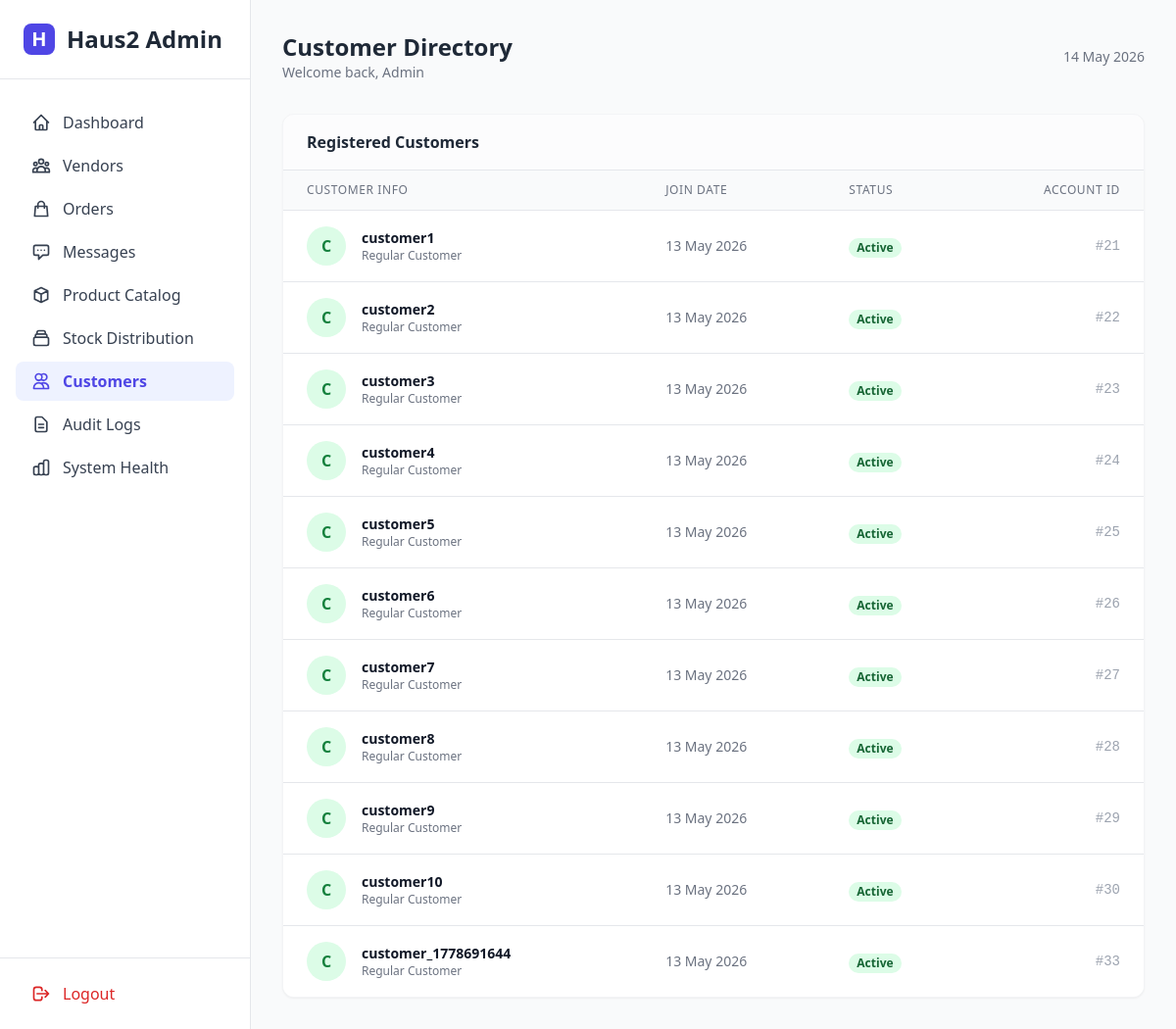
The app's page /web-admin/customers (signed in) with its own data.
### app/models.py (models this page shows, shortened)
class User(db.Model, SerializerMixin):
    __tablename__ = 'users'
    id = db.Column(db.Integer, primary_key=True)
    username = db.Column(db.String(80), unique=True, nullable=False)
    password_hash = db.Column(db.String(128), nullable=False)
    role = db.Column(db.String(20), nullable=False) # admin, vendor, customer
    is_verified = db.Column(db.Boolean, default=False) # For Vendor KYC
    ktp_image_url = db.Column(db.String(255), nullable=True)
    store_image_url = db.Column(db.String(255), nullable=True)
    failed_login_attempts = db.Column(db.Integer, default=0)
    locked_until = db.Column(db.DateTime, nullable=True)
    latitude = db.Column(db.Float, nullable=True)
    longitude = db.Column(db.Float, nullable=True)
    is_active = db.Column(db.Boolean, default=True) # Toggle for vendors
    fcm_token = db.Column(db.String(255), nullable=True)
    created_at = db.Column(db.DateTime, default=lambda: datetime.now(timezone.utc))
    serialize_only = ('id', 'username', 'role', 'is_verified', 'latitude', 'longitude', 'is_active', 'created_at')

### app/web_admin.py (the view)
@web_admin_bp.route('/customers', methods=['GET'])
def customers():
    if 'admin_id' not in session:
        return redirect(url_for(LOGIN_ROUTE))
    all_customers = User.query.filter_by(role='customer').all()
    return render_template('admin/customers.html', customers=all_customers)

### app/web_admin.py (called while the page is built)
@web_admin_bp.context_processor
def inject_globals():
    try:
        pending_vendors = User.query.filter_by(role='vendor', is_verified=False).count()
        unread_messages = 0
        admin_id = session.get('admin_id')
        if admin_id:
            unread_messages = ChatMessage.query.filter_by(receiver_id=admin_id, is_read=False).count()
        return {
            'now': datetime.now(timezone.utc),
            'pending_vendor_count': pending_vendors,
            'unread_msg_count': unread_messages
        }
    except:
        return {'now': datetime.now(), 'pending_vendor_count': 0, 'unread_msg_count': 0}

### app/templates/admin/customers.html (shortened to what this page needs)
{% extends 'base.html' %}
{% block header_title %}Customer Directory{% endblock %}
{% block content %}
<div class="bg-white rounded-xl shadow-sm border border-gray-100 overflow-hidden">
    <div class="px-6 py-4 border-b bg-gray-50/50">
        <h3 class="font-bold text-gray-800">Registered Customers</h3>
    </div>
    <div class="overflow-x-auto">
        <table class="min-w-full divide-y divide-gray-200">
            <thead class="bg-gray-50">
                <tr>
                    <th class="px-6 py-3 text-left text-xs font-medium text-gray-500 uppercase tracking-wider">Customer Info</th>
                    <th class="px-6 py-3 text-left text-xs font-medium text-gray-500 uppercase tracking-wider">Join Date</th>
                    <th class="px-6 py-3 text-left text-xs font-medium text-gray-500 uppercase tracking-wider">Status</th>
                    <th class="px-6 py-3 text-right text-xs font-medium text-gray-500 uppercase tracking-wider">Account ID</th>
                </tr>
            </thead>
            <tbody class="bg-white divide-y divide-gray-200">
                {% for customer in customers %}
                <tr class="hover:bg-gray-50 transition-colors">
                    <td class="px-6 py-4 whitespace-nowrap">
                        <div class="flex items-center">
                            <div class="h-10 w-10 rounded-full bg-green-100 flex items-center justify-center text-green-700 font-bold">
                                {{ customer.username[0]|upper }}
                            </div>
                            <div class="ml-4">
                                <div class="text-sm font-bold text-gray-900">{{ customer.username }}</div>
                                <div class="text-xs text-gray-500">Regular Customer</div>
                            </div>
                        </div>
                    </td>
                    <td class="px-6 py-4 whitespace-nowrap text-sm text-gray-500">
                        {{ customer.created_at.strftime('%d %b %Y') if customer.created_at else 'Unknown' }}
                    </td>
                    <td class="px-6 py-4 whitespace-nowrap">
                        <span class="px-2 inline-flex text-xs leading-5 font-semibold rounded-full bg-green-100 text-green-800">
                            Active
                        </span>
                    </td>
                    <td class="px-6 py-4 whitespace-nowrap text-right text-sm font-mono text-gray-400">
                        #{{ customer.id }}
                    </td>
                </tr>
                {% else %}
                <tr>
                    <td colspan="4" class="px-6 py-12 text-center text-gray-500 italic">
                        No customers registered yet.
                    </td>
                </tr>
                {% endfor %}
            </tbody>
        </table>
    </div>
</div>
{% endblock %}

### records on screen
User: username "C", username "customer1", created_at "13 May 2026", id "21"
User: username "C", username "customer2", created_at "13 May 2026", id "22"
User: username "C", username "customer3", created_at "13 May 2026", id "23"
User: username "C", username "customer4", created_at "13 May 2026", id "24"
User: username "C", username "customer5", created_at "13 May 2026", id "25"
User: username "C", username "customer6", created_at "13 May 2026", id "26"
User: username "C", username "customer7", created_at "13 May 2026", id "27"
User: username "C", username "customer8", created_at "13 May 2026", id "28"
User: username "C", username "customer9", created_at "13 May 2026", id "29"
User: username "C", username "customer10", created_at "13 May 2026", id "30"
User: username "C", username "customer_1778691644", created_at "13 May 2026", id "33"
